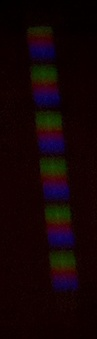
%> input picture MATLAB/utils/GEOMETRY/imagen.jpeg, 97 x 339 px
$ octave test.m   (GNU Octave 9; MATLAB toolbox functions it lacks are replaced by stand-ins)
%> lines starting %> are read from the running program, lines starting %| are printed output that depends on the picture
### MATLAB/utils/GEOMETRY/compensateRotation.m
function out = compensateRotation(img,alfa)
%> called with alfa = 0.95
% This function compensates the rotation of a misaligned OCC Tx.
% img is the input image in which rolling shutter images can be observed
% alfa is the energy percentile from which each row will be considered to
% carry out the rotation.

GRAY = double(rgb2gray(img));
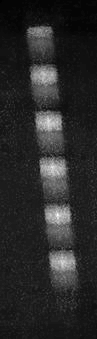
%> GRAY: size 339x97 double; min 0, max 0.213, mean 0.0345; drawn with min black and max white

devs = zeros(1,size(GRAY,1));
varTest = zeros(1,size(GRAY,1));
xBase = (1:size(GRAY,2))';
%> xBase = 97 values from 1 to 97

for J = 1:size(GRAY,1)
    row = GRAY(J,:);
    devs(J) = row*xBase/sum(row);
    varTest(J) = std(row);
end
%> after the loop, devs = 339 values, max 57.47 at index 264, min 41.19 at index 31, mean 49.51; varTest = 339 values, max 0.0566 at index 123, min 0.00138 at index 1, mean 0.0226

[C,X] = ecdf(varTest);
%> C = 340 values from 0 to 1; X = 340 values from 0.00138 to 0.0566
Xth = X(C>alfa);
%> Xth = 17 values from 0.0521 to 0.0566
Xth = Xth(1);
%> Xth = 0.0521

indices = find(varTest >= Xth);
%> indices = 17 values from 121 to 264

%> the run ends on the next line
F = fit(indices', devs(indices)','poly1');

angle = atan(F.p1)*180/pi;

out = imrotate(img, -angle);

### MATLAB/utils/GEOMETRY/test.m
%% TEST SCRIPT
close all
clear
clc

img = double(imread('imagen.jpeg'))/255;

figure, imshow(img,[]);
pause(1)
img = compensateRotation(img, 0.95);
